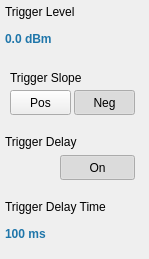
      <widget class="QWidget" name="RFBurst">
       <widget class="SA_ClickedWidget" name="RFBurst_DelayTime" native="true">
        <property name="geometry">
         <rect>
          <x>0</x>
          <y>195</y>
          <width>140</width>
          <height>55</height>
         </rect>
        </property>
        <property name="focusPolicy">
         <enum>Qt::StrongFocus</enum>
        </property>
        <property name="styleSheet">
         <string notr="true"/>
        </property>
        <widget class="QLabel" name="Title_RFBurst_DelayTime">
         <property name="geometry">
          <rect>
           <x>5</x>
           <y>1</y>
           <width>121</width>
           <height>22</height>
          </rect>
         </property>
         <property name="text">
          <string>Trigger Delay Time</string>
         </property>
        </widget>
        <widget class="QLabel" name="value_RFBurst_DelayTime">
         <property name="geometry">
          <rect>
           <x>5</x>
           <y>28</y>
           <width>121</width>
           <height>22</height>
          </rect>
         </property>
         <property name="styleSheet">
          <string notr="true">QLabel
{
	font:75 13px &quot;Arial&quot;;
   font-weight:bold;
	color: rgba(31, 118, 170, 1);
}
</string>
         </property>
         <property name="text">
          <string>100 ms</string>
         </property>
        </widget>
       </widget>
       <widget class="SA_ClickedWidget" name="RFBurst_Slope" native="true">
        <property name="geometry">
         <rect>
          <x>0</x>
          <y>65</y>
          <width>140</width>
          <height>55</height>
         </rect>
        </property>
        <property name="focusPolicy">
         <enum>Qt::StrongFocus</enum>
        </property>
        <property name="styleSheet">
         <string notr="true"/>
        </property>
        <widget class="QLabel" name="Title_RFBurst_Slope">
         <property name="geometry">
          <rect>
           <x>10</x>
           <y>2</y>
           <width>121</width>
           <height>21</height>
          </rect>
         </property>
         <property name="text">
          <string>Trigger Slope</string>
         </property>
        </widget>
        <widget class="QPushButton" name="pb_RFBurst_Pos">
         <property name="geometry">
          <rect>
           <x>10</x>
           <y>25</y>
           <width>61</width>
           <height>25</height>
          </rect>
         </property>
         <property name="focusPolicy">
          <enum>Qt::NoFocus</enum>
         </property>
         <property name="styleSheet">
          <string notr="true"/>
         </property>
         <property name="text">
          <string>Pos</string>
         </property>
         <property name="checkable">
          <bool>true</bool>
         </property>
         <property name="autoExclusive">
          <bool>true</bool>
         </property>
         <property name="flat">
          <bool>false</bool>
         </property>
         <property name="style" stdset="0">
          <string>left</string>
         </property>
        </widget>
        <widget class="QPushButton" name="pb_RFBurst_Neg">
         <property name="geometry">
          <rect>
           <x>74</x>
           <y>25</y>
           <width>61</width>
           <height>25</height>
          </rect>
         </property>
         <property name="focusPolicy">
          <enum>Qt::NoFocus</enum>
         </property>
         <property name="styleSheet">
          <string notr="true"/>
         </property>
         <property name="text">
          <string>Neg</string>
         </property>
         <property name="checkable">
          <bool>true</bool>
         </property>
         <property name="checked">
          <bool>true</bool>
         </property>
         <property name="autoExclusive">
          <bool>true</bool>
         </property>
         <property name="flat">
          <bool>false</bool>
         </property>
         <property name="style" stdset="0">
          <string>right</string>
         </property>
        </widget>
       </widget>
       <widget class="SA_ClickedWidget" name="RFBurst_Level" native="true">
        <property name="geometry">
         <rect>
          <x>0</x>
          <y>0</y>
          <width>140</width>
          <height>55</height>
         </rect>
        </property>
        <property name="focusPolicy">
         <enum>Qt::StrongFocus</enum>
        </property>
        <property name="styleSheet">
         <string notr="true"/>
        </property>
        <widget class="QLabel" name="Title_RFBurst_Level">
         <property name="geometry">
          <rect>
           <x>5</x>
           <y>1</y>
           <width>121</width>
           <height>22</height>
          </rect>
         </property>
         <property name="text">
          <string>Trigger Level</string>
         </property>
        </widget>
        <widget class="QLabel" name="value_RFBurst_Level">
         <property name="geometry">
          <rect>
           <x>5</x>
           <y>28</y>
           <width>121</width>
           <height>22</height>
          </rect>
         </property>
         <property name="styleSheet">
          <string notr="true">QLabel
{
	font:75 13px &quot;Arial&quot;;
   font-weight:bold;
	color: rgba(31, 118, 170, 1);
}
</string>
         </property>
         <property name="text">
          <string>0.0 dBm</string>
         </property>
        </widget>
       </widget>
       <widget class="SA_ClickedWidget" name="RFBurst_DelayOn" native="true">
        <property name="geometry">
         <rect>
          <x>0</x>
          <y>130</y>
          <width>140</width>
          <height>55</height>
         </rect>
        </property>
        <property name="focusPolicy">
         <enum>Qt::StrongFocus</enum>
        </property>
        <property name="styleSheet">
         <string notr="true"/>
        </property>
        <widget class="QLabel" name="Title_RFBurst_DelayOn">
         <property name="geometry">
          <rect>
           <x>5</x>
           <y>1</y>
           <width>121</width>
           <height>22</height>
          </rect>
         </property>
         <property name="text">
          <string>Trigger Delay</string>
         </property>
        </widget>
        <widget class="QPushButton" name="value_RFBurst_DelayOn">
         <property name="geometry">
          <rect>
           <x>60</x>
           <y>25</y>
           <width>75</width>
           <height>25</height>
          </rect>
         </property>
         <property name="focusPolicy">
          <enum>Qt::NoFocus</enum>
         </property>
         <property name="styleSheet">
          <string notr="true">

/*******************indoor**********************/
#SA_Dialog_AllSetup[status=&quot;indoor&quot;] QPushButton
{
	font:75 12px &quot;Arial&quot;;
   font-weight:bold;
	text-align:left;
	padding-left:36px;
	color:rgba(148, 148, 148, 1);
	border-image: url(:/sa/image/toggle_off.png);
}
#SA_Dialog_AllSetup[status=&quot;indoor&quot;] QPushButton:checked
{	
	padding-left:20px;
	color:rgba(57, 57, 57, 1);
	border-image: url(:/sa/image/toggle_on.png);
}

/*******************outdoor**********************/
#SA_Dialog_AllSetup[status=&quot;outdoor&quot;] QPushButton
{
	font:75 12px &quot;Arial&quot;;
   font-weight:bold;
	text-align:left;
	padding-left:36px;
	color:rgba(148, 148, 148, 1);
	border-image: url(:/sa/image/toggle_off.png);
}
#SA_Dialog_AllSetup[status=&quot;outdoor&quot;] QPushButton:checked
{	
	padding-left:20px;
	color:rgba(57, 57, 57, 1);
	border-image: url(:/sa/image/toggle_on.png);
}

/*******************night**********************/
#SA_Dialog_AllSetup[status=&quot;night&quot;] QPushButton
{
	font:75 12px &quot;Arial&quot;;
   font-weight:bold;
	text-align:left;
	padding-left:36px;
	color:rgba(148, 148, 148, 1);
	border-image: url(:/sa/image/night/toggle_off.png);
}
#SA_Dialog_AllSetup[status=&quot;night&quot;] QPushButton:checked
{	
	padding-left:20px;
	color:rgba(56,49,37,1);
	border-image: url(:/sa/image/night/toggle_on.png);
}</string>
         </property>
         <property name="text">
          <string>On</string>
         </property>
         <property name="checkable">
          <bool>true</bool>
         </property>
         <property name="checked">
          <bool>true</bool>
         </property>
        </widget>
       </widget>
      </widget>
